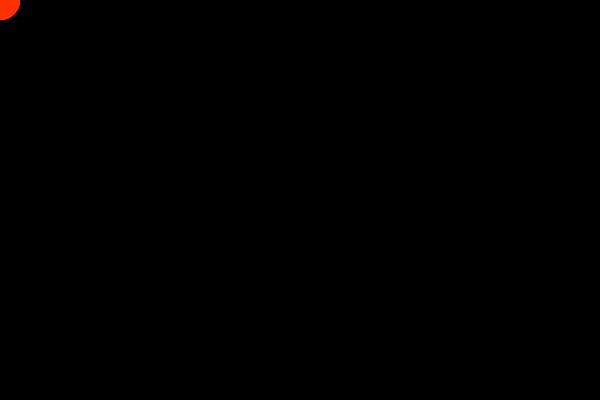
Frame 1 (no input)
Frame 60 (the mouse pressed at the canvas centre just before this capture): identical to frame 1, image omitted
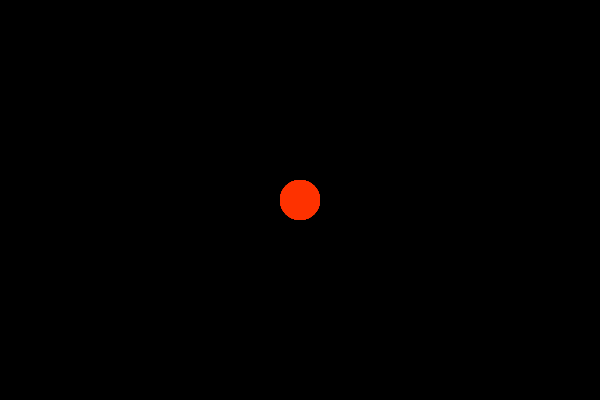
Frame 120 (the mouse held since frame 60 and released just before this capture)

The Processing sketch that drew these frames (run headless with seeded random() and noise(); from frame 60 on, the mouse is pressed at the canvas centre):

// Processing sketch: processing_22600
// ── processing_22600.pde

 int[] xpos = new int[50]; 
 int[] ypos = new int[50];
float theta;
 
void setup(){
  size(600,400);
  smooth();
    noStroke();
 
  //background(255);
  
  for (int i = 0; i < xpos.length; i ++ ) {
    xpos[i] = 0; 
        ypos[i] = 0;
}}

void draw(){
    background(0);
    for (int i = 0; i < xpos.length-1; i ++ ) {
    // Shift all elements down one spot. 
    // xpos[0] = xpos[1], xpos[1] = xpos = [2], and so on. Stop at the second to last element.
    xpos[i] = xpos[i+1];
      ypos[i] = ypos[i+1];
 // rectMode(CENTER);
 // rect(xpos[i],ypos[i],20,20);

  fill(255,50,0,75);
   theta = random(TWO_PI);
  noCursor();
}
   xpos[xpos.length-1] = mouseX; // Update the last spot in the array with the mouse location.
  ypos[ypos.length-1] = mouseY;
 for (int i = 0; i < xpos.length; i ++ ) {
    ellipse(xpos[i],ypos[i],40,40);
 }}
